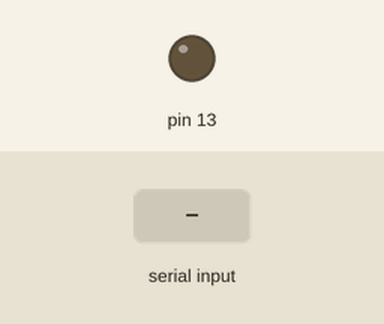
This sketch was run on a simulated Arduino Uno, built with avr-gcc and run on an emulated ATmega328P. On the bench: output pins drawn as LEDs (lit = HIGH). The test bench sets the inputs (shaded band).

Above: at 1.2 s.
1.3 s: "1\n" received over Serial
At 2.3 s:
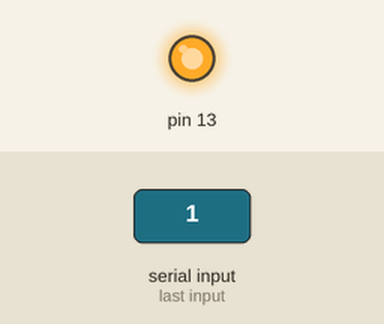
2.8 s: "2\n" received over Serial
At 3.4 s:
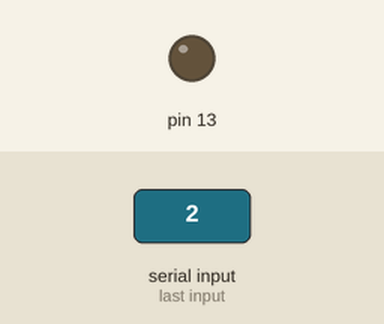
Timing chart, 0 to 5.8 s (numbered marks = the images above; inputs shaded):
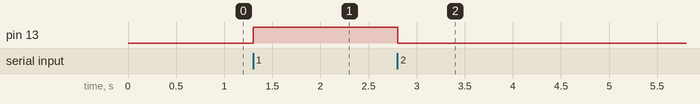

Measured:
- after the input at 1.3 s, pin 13: LOW → HIGH at once
- after the input at 2.8 s, pin 13: HIGH → LOW at once

The sketch:

Ligar_LED.ino
```cpp
void setup() {
  // put your setup code here, to run once:
  pinMode(13, OUTPUT);
  Serial.begin(9600);
}

void loop() {
  // put your main code here, to run repeatedly:
  if (Serial.available()){
    int state = Serial.parseInt();

    if (state == 1){
      digitalWrite(13, HIGH);
    }

    if (state == 2){
      digitalWrite(13, LOW);
    }
  }
}
```
